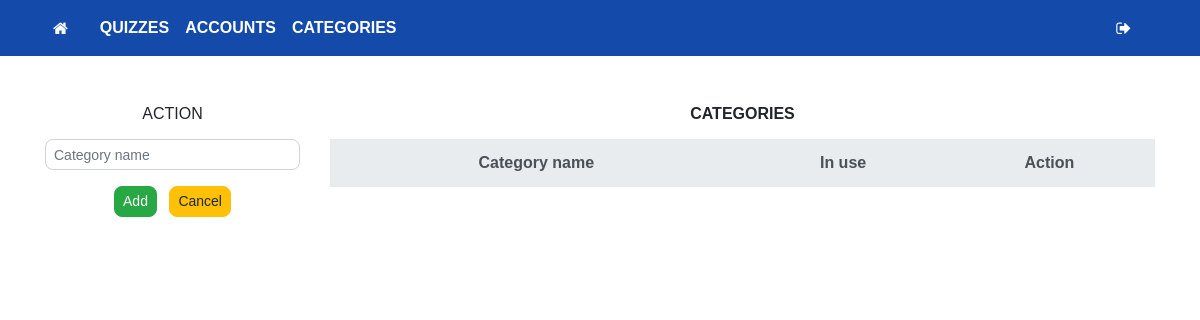
Page /server/index.php?action=category&query=add (signed in) on the earlier database version.
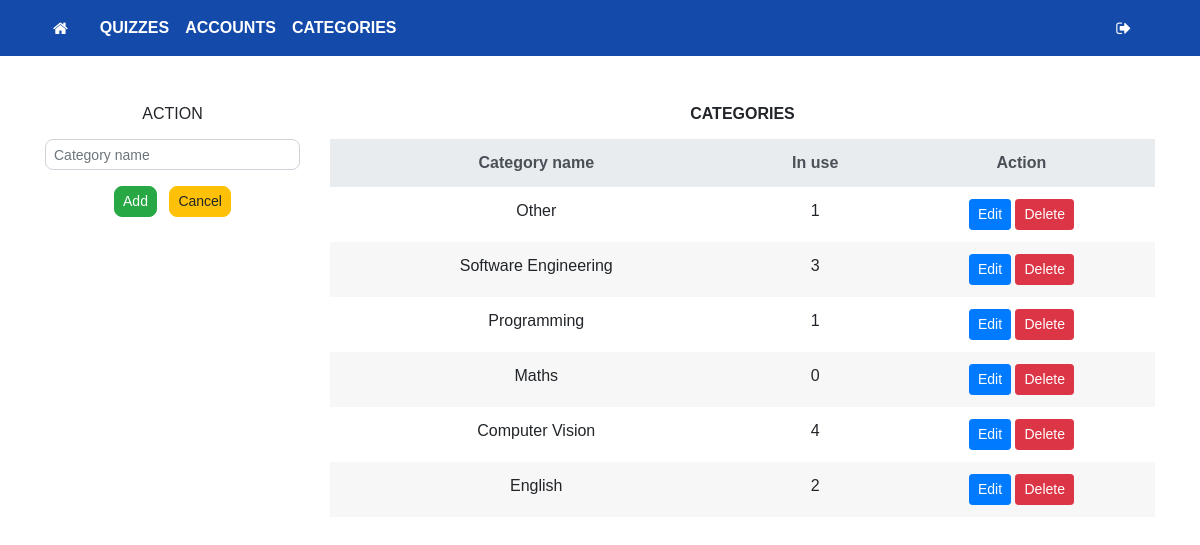
Same page on the later database version.
### tables this page shows
CREATE TABLE `Category` (
  `Category_id` varchar(100) NOT NULL,
  `name` varchar(100) NOT NULL,
  `status` int(11) NOT NULL DEFAULT 1
);

### server/main/category/listed.php (the view, shortened to what this page needs)
<div class="col-lg-9 my-5">
    <h6 class="text-uppercase text-center"><b>Categories</b></h6>
    <div style="background-color: #FDF0F1;" class="bg-white rounded mt-3">
        <table class="table mt-2 table-borderless">
            <thead class="text-center thead-light">
                <tr>
                    <th class="align-middle w-50">Category name</th>
                    <th class="align-middle w-15">In use</th>
                    <th class="align-middle w-35">Action</th>
                </tr>
            </thead>
            <tbody id="table-body" class="text-center">
                <?php
                $sql = "select * from Category where status=1";
                $result = $conn->query($sql);
                if ($result->num_rows > 0) {
                    while ($row = $result->fetch_array()) {
                        $ctid = $row['Category_id'];
                        $sql = "select count(*) as amount from Quiz where Category_id='$ctid' and active=1";
                        $result2 = $conn->query($sql);
                        $amount = $result2->fetch_array()['amount'];
                ?>
                        <tr>
                            <td><?php echo $row['name'] ?></td>
                            <td><?php echo $amount ?></td>
                            <td>
                                <button class="btn btn-sm btn-primary" onclick="displayEdit('<?php echo $row['Category_id'] ?>', '<?php echo $row['name'] ?>')">Edit</button>
                                <button class="btn btn-sm btn-danger" onclick="confirmRemoval(this, '<?php echo $row['Category_id'] ?>')">Delete</button>
                            </td>
                        </tr>
                <?php
                    }
                }
                ?>
        </table>
    </div>
</div>

Differences in the rows shown:
added category: name "Other", amount "1"
added category: name "Software Engineering", amount "3"
added category: name "Programming", amount "1"
added category: name "Maths", amount "0"
added category: name "Computer Vision", amount "4"
added category: name "English", amount "2"
